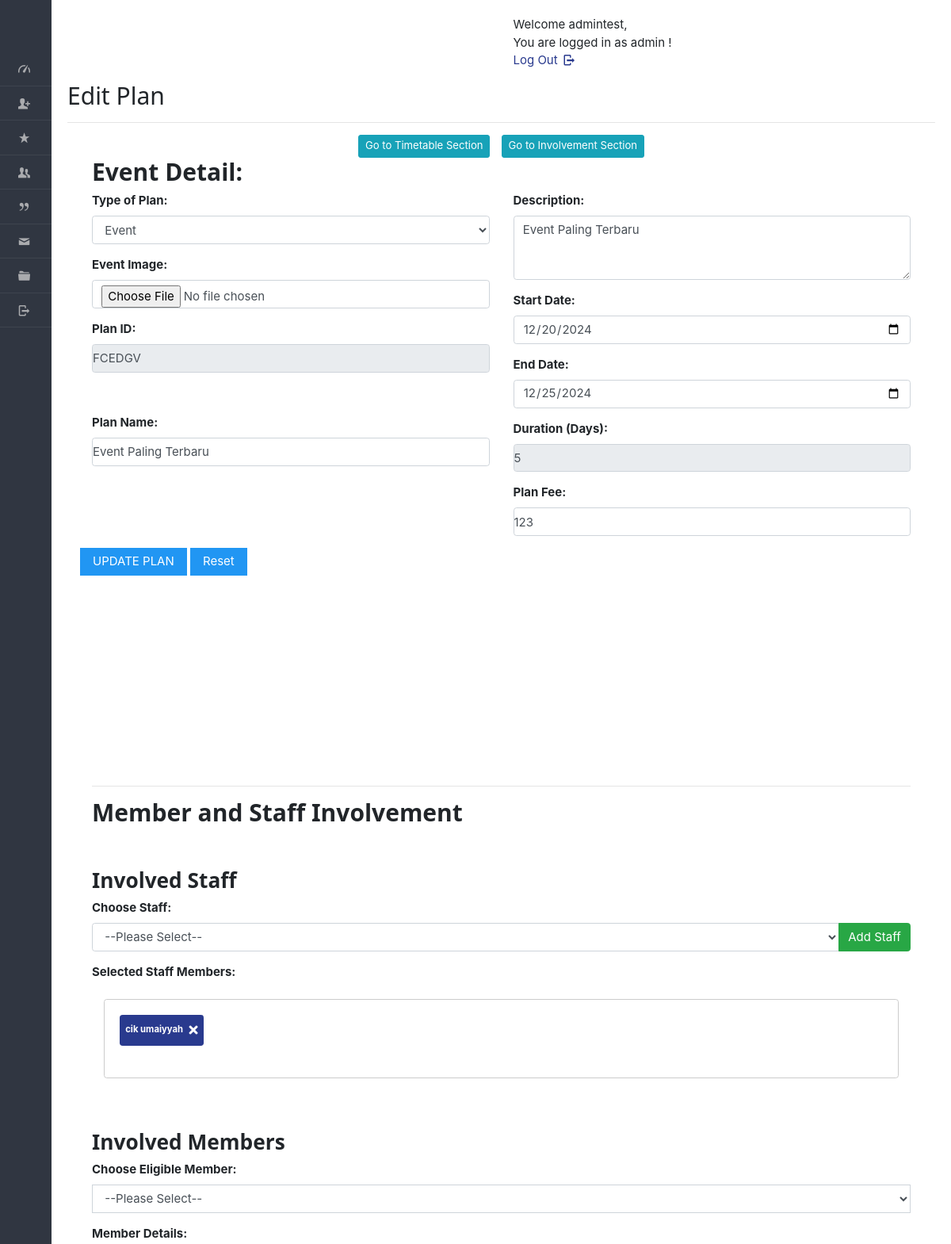
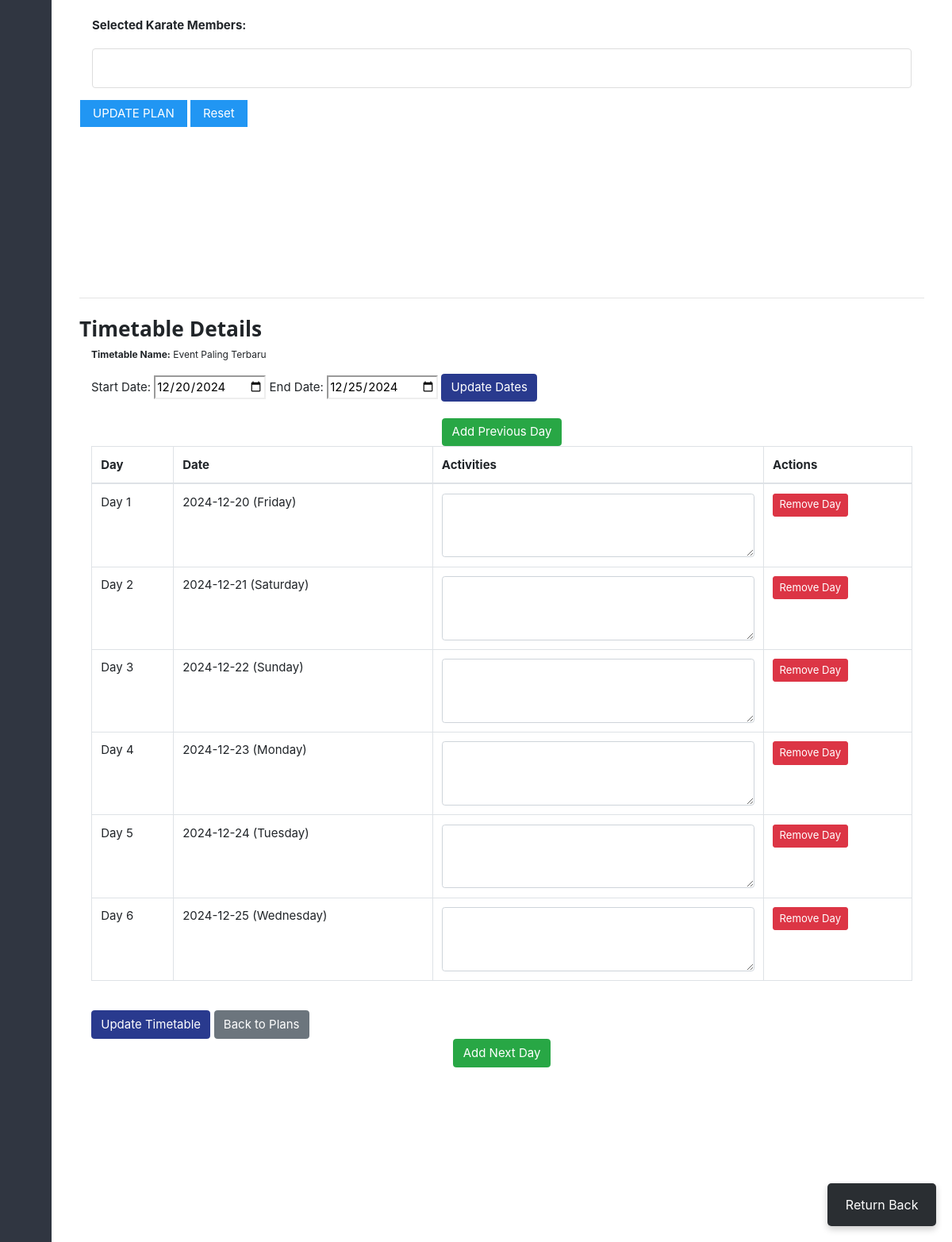
Screenshot of /dashboard/admin/timetable_detail.php?id=15505317&planid=FCEDGV (signed in) with the database file from the repository (2 pictures, top to bottom).
### tables this page shows
CREATE TABLE IF NOT EXISTS `plan` (
  `planid` varchar(8) NOT NULL,
  `tid` varchar(45) DEFAULT NULL,
  `planName` varchar(20) NOT NULL,
  `description` varchar(200) NOT NULL,
  `planType` varchar(50) NOT NULL,
  `startDate` varchar(50) NOT NULL,
  `endDate` varchar(50) NOT NULL,
  `duration` int NOT NULL,
  `validity` varchar(20) NOT NULL DEFAULT 'Lifetime',
  `amount` int DEFAULT '0',
  `active` varchar(255) NOT NULL,
  PRIMARY KEY (`planid`),
  KEY `idx_plan_name` (`planName`),
  KEY `idx_plan_type` (`planType`),
  KEY `idx_description` (`description`),
  KEY `idx_active` (`active`)
);

CREATE TABLE IF NOT EXISTS `sports_timetable` (
  `tid` varchar(45) NOT NULL,
  `planid` varchar(50) DEFAULT NULL,
  `staffid` varchar(50) DEFAULT NULL,
  `tname` varchar(45) NOT NULL,
  `hasApproved` varchar(10) NOT NULL,
  PRIMARY KEY (`tid`)
);

CREATE TABLE IF NOT EXISTS `timetable_days` (
  `day_id` varchar(36) NOT NULL,
  `tid` varchar(36) DEFAULT NULL,
  `day_number` int DEFAULT NULL,
  `activities` text,
  PRIMARY KEY (`day_id`),
  KEY `timetable_id` (`tid`)
);

### dashboard/admin/timetable_detail.php (the view, shortened to what this page needs)
<?php
require '../../include/db_conn.php';
$id = $_GET['id'];
$datesSql = "SELECT p.planid, p.startDate, p.endDate
             FROM sports_timetable st
             JOIN plan p ON st.planid = p.planid
             WHERE st.tid = '$id'";
$datesResult = mysqli_query($con, $datesSql);
$dates = mysqli_fetch_assoc($datesResult);
if ($dates) {
$startDate = new DateTime($dates['startDate']);
$endDate = new DateTime($dates['endDate']);
    $sql = "SELECT t.tname, td.day_id, td.day_number, td.activities
            FROM sports_timetable t
            LEFT JOIN timetable_days td ON t.tid = td.tid
            WHERE t.tid = '$id'
            ORDER BY td.day_number";
    $result = mysqli_query($con, $sql);
    $timetableData = [];
    while ($row = mysqli_fetch_assoc($result)) {
        $timetableData[] = $row;
    }
    $dateArray = [];
    $currentDate = clone $startDate;
    while ($currentDate <= $endDate) {
        $dateArray[] = [
            'date' => $currentDate->format('Y-m-d'),
            'day' => $currentDate->format('l')
        ];
        $currentDate->modify('+1 day');
    }
}
?>
<!DOCTYPE html>
<html lang="en">
<head>
    <link rel="stylesheet" href="../../css/style.css" id="style-resource-5">
    <link rel="stylesheet" type="text/css" href="../../css/entypo.css">
    <link href="a1style.css" rel="stylesheet" type="text/css">
    <link rel="stylesheet" href="../../css/bootstrap.min.css">
    <link rel="stylesheet" href="../../css/dashboard/sidebar.css">
	<link rel="stylesheet" href="https://cdnjs.cloudflare.com/ajax/libs/font-awesome/5.15.4/css/all.min.css">
</head>
<body class="page-body page-fade" onload="collapseSidebar()">
    <div class="page-container sidebar-collapsed" id="navbarcollapse">
        <div class="sidebar-menu">
            <header class="logo-env">
            </header>
            <?php include('nav.php'); ?>
        </div>
        <div class="main-content">
            <div class="row">
                <div class="col-md-6 col-sm-8 clearfix">
                </div>
                <div class="col-md-6 col-sm-4 clearfix hidden-xs">
                    <ul class="list-inline links-list pull-right">
                        <li>
                            <a href="logout.php">
                                Log Out <i class="entypo-logout right"></i>
                            </a>
                        </li>
                    </ul>
                </div>
            </div>
<?php
$isAdmin = isset($_SESSION['is_admin_logged_in']) && $_SESSION['is_admin_logged_in'] === true;
$tid = mysqli_real_escape_string($con, $_GET['id']);
$sql = "SELECT p.*
        FROM plan p
        INNER JOIN sports_timetable st ON p.planid = st.planid
        WHERE st.tid = '$tid'";
$res = mysqli_query($con, $sql);
if ($res && mysqli_num_rows($res) > 0) {
    $row = mysqli_fetch_array($res, MYSQLI_ASSOC);
} else {
    echo "<p>Plan not found or invalid timetable ID.</p>";
    exit;
}
?>
<h2><?php echo $isAdmin ? 'Edit' : 'View' ?> Plan</h2>
            <hr/>
<div class="d-flex justify-content-center">
    <button class="btn btn-info btn-sm mx-2 go-to-timetable-button" onclick="scrollToTimetable()">Go to Timetable Section</button>
    <button class="btn btn-info btn-sm mx-2 go-to-involvement-button" onclick="scrollToInvolvement()">Go to Involvement Section</button>
</div>
<div class="container">
    <form id="form1" name="form1" method="post" class="a1-container" action="updateplan.php">
			<h2 id="detailss"><b>Event Detail:</b></h2>
        <div class="row" style="margin-bottom:200px">
            <div class="col-md-6">
                <div class="form-group">
                    <label><b>Type of Plan:</b></label>
                    <select name="plantype" id="plantype" class="form-control" required onchange="updateFeeLabel()" <?php echo !$isAdmin ? 'disabled' : ''; ?>>
                        <option value="Event" <?php echo ($row['planType'] == 'Event') ? 'selected' : ''; ?>>Event</option>
                    </select>
                </div>
                <div class="form-group">
                    <label><b>Event Image:</b></label>
                    <?php if ($isAdmin): ?>
                        <input type="file" name="image" class="form-control" accept="image/*" onchange="previewImage(event)">
                    <?php endif; ?>
                </div>
                <div class="form-group">
                    <label><b>Plan ID:</b></label>
                    <input type="text" name="planid" id="planID" class="form-control" readonly
                        value="<?php echo $row['planid']; ?>">
                </div>
				<div class="form-group">
                </div>
                <div class="form-group">
                    <label><b>Plan Name:</b></label>
                    <input type="text" name="planname" id="planName" class="form-control"
                        placeholder="Enter plan name" value='<?php echo $row['planName']; ?>' <?php echo !$isAdmin ? 'readonly' : ''; ?>>
                </div>
                </div>
            <div class="col-md-6">
                <div class="form-group">
                    <label><b>Description:</b></label>
                    <textarea name="desc" id="planDesc" class="form-control" placeholder="Enter plan description"
                        rows="3" <?php echo !$isAdmin ? 'readonly' : ''; ?>><?php echo $row['description']; ?></textarea>
                </div>
                <div class="form-group">
                    <label><b>Start Date:</b></label>
                    <input type="date" name="startDate" id="startDate" class="form-control"
                        onchange="calculateDuration()" value='<?php echo $row['startDate']; ?>' <?php echo !$isAdmin ? 'readonly' : ''; ?>>
                </div>
                <div class="form-group">
                    <label><b>End Date:</b></label>
                    <input type="date" name="endDate" id="endDate" class="form-control"
                        onchange="calculateDuration()" value='<?php echo $row['endDate']; ?>' <?php echo !$isAdmin ? 'readonly' : ''; ?>>
                </div>
                <div class="form-group">
                    <label><b>Duration (Days):</b></label>
                    <input type="number" name="duration" id="duration" class="form-control" value='<?php echo $row['duration']; ?>' readonly>
                </div>
                <div class="form-group">
                    <label id="feeLabel"><b>Plan Fee:</b></label>
                    <input type="text" name="amount" id="planAmnt" class="form-control"
                        placeholder="Enter plan amount" value='<?php echo $row['amount']; ?>' <?php echo !$isAdmin ? 'readonly' : ''; ?>>
                </div>
            </div>
<div>
            <?php if ($isAdmin): ?>
                <input class="a1-btn a1-blue" type="submit" name="submit" id="submit" value="UPDATE PLAN">
                <input class="a1-btn a1-blue" type="reset" name="reset" id="reset" value="Reset">
            <?php endif; ?>
        </div>
<div class="col-md-12" style="margin-top:250px;">
<hr>
<h2 id="involvementid"><b>Member and Staff Involvement</b></h2>	<br><br>
<h3><b>Involved Staff</b></h3>
<?php if ($isAdmin): ?>
    <div class="form-group">
        <label><b>Choose Staff:</b></label>
        <div class="input-group">
            <select name="staff_select" id="boxx1" class="form-control" onchange="mystaffdetail(this.value)">
                <option value="">--Please Select--</option>
            </select>
            <div class="input-group-append">
                <button type="button" class="btn btn-success" onclick="addStaffMember()">Add Staff</button>
            </div>
        </div>
    </div>
<?php endif; ?>
<div class="form-group">
    <label><b>Selected Staff Members:</b></label>
    <div id="selectedStaffContainer" style="border: 1px solid #ccc; border-radius: 0.25rem; padding: 1rem !important; margin: 1rem !important; min-height: 100px;">
    </div>
</div>
</div>
<?php
$isAdmin = isset($_SESSION['is_admin_logged_in']) && $_SESSION['is_admin_logged_in'] === true;
$isCoach = isset($_SESSION['is_coach_logged_in']) && $_SESSION['is_coach_logged_in'] === true;
$returnPath = $isAdmin ? '../../dashboard/admin/view_plan.php' : ($isCoach ? '../../dashboard/coach/view_plan.php' : '../../dashboard/member/view_plan.php');
?>
<div class="col-md-12" style="margin-top:50px;">
    <h3><b>Involved Members</b></h3>
    <?php if ($isAdmin): ?>
    <div class="form-group">
        <label><b>Choose Eligible Member:</b></label>
        <div class="input-group">
            <select name="member_select" id="memberBox" class="form-control">
                <option value="">--Please Select--</option>
            </select>
        </div>
    </div>
    <div class="form-group">
        <label><b>Member Details:</b></label>
    </div>
    <?php endif; ?>
    <div class="form-group">
        <label><b>Selected Karate Members:</b></label>
        <div id="selectedMembersContainer">
        </div>
    </div>
</div>
<div>
            <?php if ($isAdmin): ?>
                <input class="a1-btn a1-blue" type="submit" name="submit" id="submit" value="UPDATE PLAN">
                <input class="a1-btn a1-blue" type="reset" name="reset" id="reset" value="Reset">
            <?php endif; ?>
        </div>
    </form>
</div>
<hr>
         <h3 id="timetable-details" class="mt-4"><b>Timetable Details</b></h3>
<div class="container" style="margin-bottom: 200px;">
    <?php if ($dates): ?>
        <p><strong>Timetable Name:</strong> <?= htmlspecialchars($timetableData[0]['tname'] ?? 'N/A') ?></p>
        <?php if ($isAdmin): ?>
            <form method="POST" style="margin-bottom: 20px;">
                <label>Start Date:</label>
                <input type="date" name="startDate" value="<?= $startDate->format('Y-m-d') ?>" required>
                <label>End Date:</label>
                <input type="date" name="endDate" value="<?= $endDate->format('Y-m-d') ?>" required>
                <button type="submit" name="update_dates" class="btn btn-primary">Update Dates</button>
            </form>
            <div style="display: flex; justify-content: center; gap: 10px; align-items: center;">
                <form method="POST" style="display: inline;" id="prevDayForm">
                    <button type="submit" name="add_day" class="btn btn-success" onclick="saveScrollPosition()">
                        Add Previous Day
                    </button>
                </form>
            </div>
        <?php endif; ?>
        <?php if ($isAdmin): ?>
            <form method="POST" action="">
        <?php endif; ?>
<table class="table table-bordered">
    <thead>
        <tr>
            <th>Day</th>
            <th>Date</th>
            <th>Activities</th>
            <?php if ($isAdmin): ?>
                <th>Actions</th>
            <?php endif; ?>
        </tr>
    </thead>
    <tbody>
        <?php foreach ($dateArray as $index => $date): ?>
            <tr>
                <td>Day <?= $index + 1 ?></td>
                <td><?= $date['date'] ?> (<?= $date['day'] ?>)</td>
                <td>
                    <?php
                    $dayData = array_filter($timetableData, function($item) use ($index) {
                        return ($item['day_number'] ?? 0) == ($index + 1);
                    });
                    $dayData = reset($dayData);
                    if ($isAdmin):
                    ?>
                        <textarea name="activities[<?= $dayData['day_id'] ?? '' ?>]"
                                  class="form-control"
                                  rows="3"><?= htmlspecialchars($dayData['activities'] ?? '') ?></textarea>
                    <?php else: ?>
                        <div class="form-control" style="height: auto; min-height: 74px; background-color: #f8f9fa;">
                            <?= nl2br(htmlspecialchars($dayData['activities'] ?? '')) ?>
                        </div>
                    <?php endif; ?>
                </td>
                <?php if ($isAdmin): ?>
                    <td>
                        <?php if (!empty($dayData['day_id'])): ?>
<form method="POST" style="display: inline;">
    <button type="submit" name="remove_day" class="btn btn-danger btn-sm"
            onclick="return confirm('Are you sure you want to remove this day?')">
        Remove Day
    </button>
</form>
                        <?php endif; ?>
                    </td>
                <?php endif; ?>
            </tr>
        <?php endforeach; ?>
    </tbody>
</table>
            <?php if ($isAdmin): ?>
                <br>
                <button type="submit" name="update_activities" class="btn btn-primary">Update Timetable</button>
            <?php endif; ?>
<a href="<?php echo $returnPath; ?>" class="btn btn-secondary">Back to Plans</a>
        <?php if ($isAdmin): ?>
            </form>
            <div style="display: flex; justify-content: center; gap: 10px; align-items: center;">
                <form method="POST" style="display: inline;" id="nextDayForm">
                    <button type="submit" name="add_day" class="btn btn-success" onclick="saveScrollPosition()">
                        Add Next Day
                    </button>
                </form>
            </div>
        <?php endif; ?>
    <?php else: ?>
        <div class="alert alert-warning">
            No date range found for this timetable. Please ensure the timetable is associated with a plan that has start and end dates.
        </div>
    <?php endif; ?>
</div>
<a class="btn-sm px-4 py-3 d-flex home-button return" style="background-color:#2a2e32" href="<?php echo $returnPath; ?>">
    Return Back
</a>
</body>
</html>

### rows the page displays
plan: plantype "Event", planid "FCEDGV", planname "Event Paling Terbaru", desc "Event Paling Terbaru", startDate "12/20/2024", endDate "12/25/2024", duration "5", amount "123"
sports_timetable: tname "Event Paling Terbaru"
timetable_days: date "2024-12-20", day "Friday"
timetable_days: date "2024-12-21", day "Saturday"
timetable_days: date "2024-12-22", day "Sunday"
timetable_days: date "2024-12-23", day "Monday"
timetable_days: date "2024-12-24", day "Tuesday"
timetable_days: date "2024-12-25", day "Wednesday"
